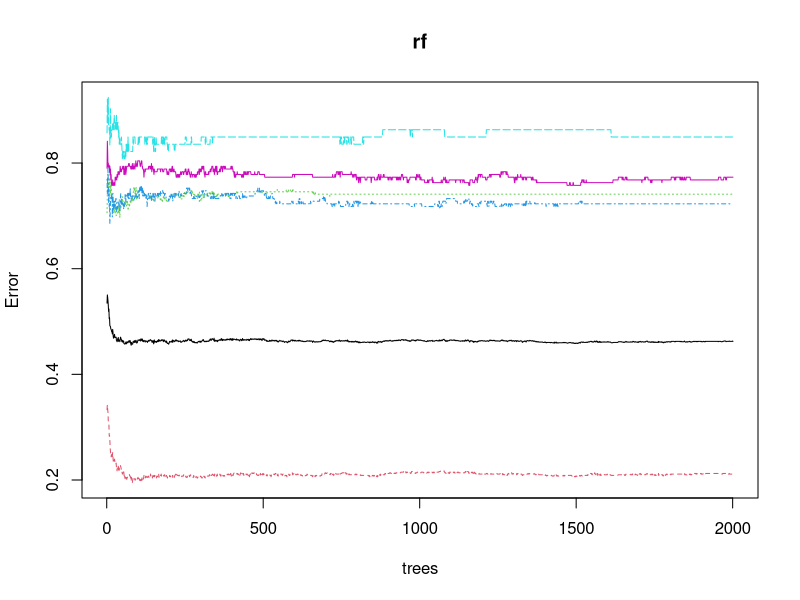
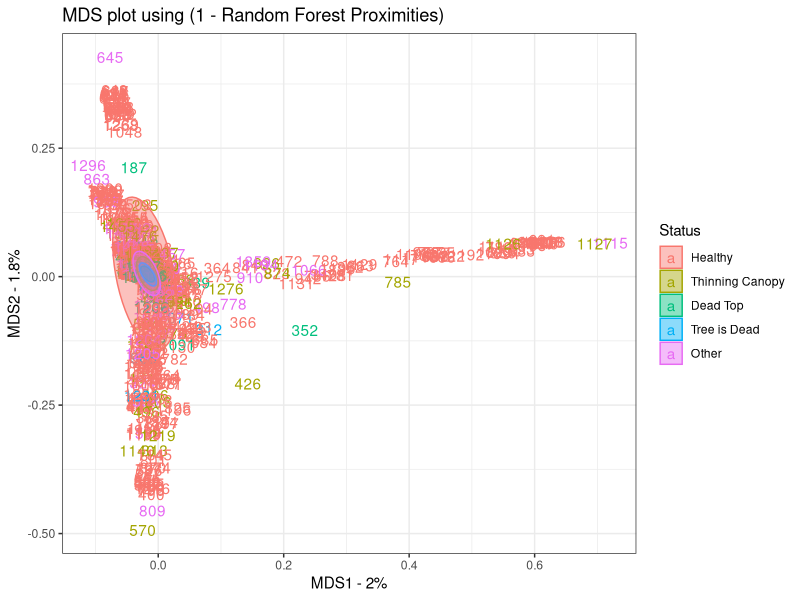
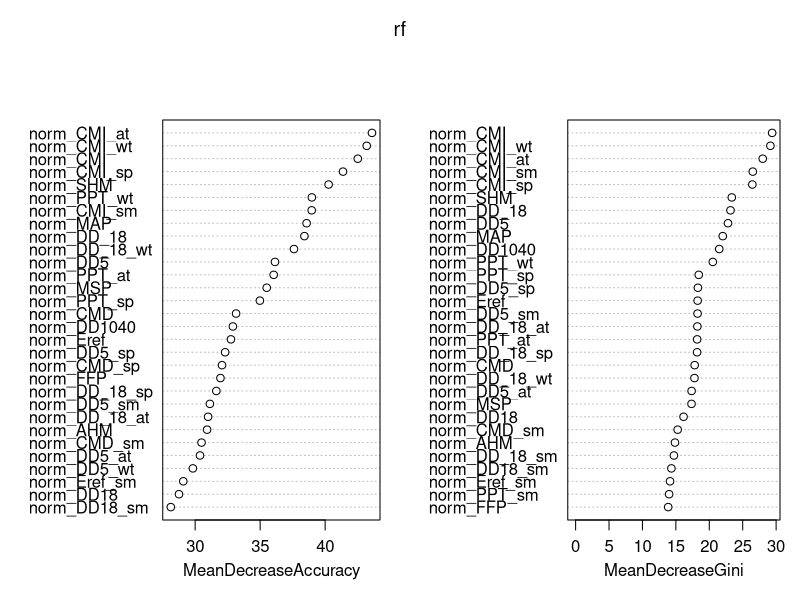
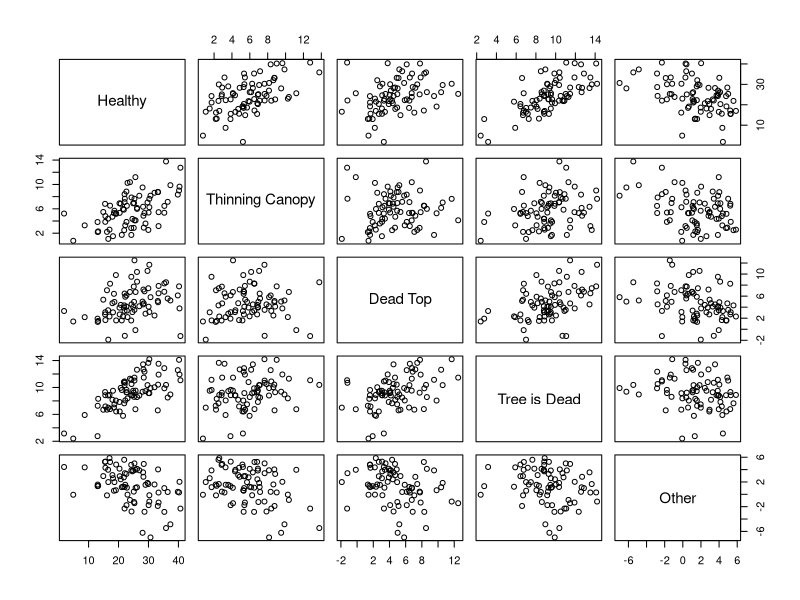

The R script that drew these images, in order:
## ---- chunk 1
knitr::opts_chunk$set(echo = FALSE)
knitr::opts_knit$set(root.dir = "/Users/redcedar/ServerFiles/redcedar/") 
## ---- chunk 2
library(tidyverse)
library(randomForest)
library(caret)
library(rpart)
library(knitr)
## ---- chunk 3
data <- read.csv("./data/observations-223649.csv")
#data.filtered <- data %>% select(c("id","field.tree.canopy.symptoms")) - remove all data except response variable of interest
## ---- chunk 4
normals <- read.csv("./data/gps1500_Normal_1991_2020MSY.csv",na.string ="-9999")
colnames(normals) <- str_c("norm_",colnames(normals)) #change column names - not to be confused with decadal data
normals <- rename(normals, id = norm_ID2) #rename column 'ID2' (changed for ClimateNA tool) back to 'id'
## ---- chunk 5
lastdecade <- read.csv("./data/gps1500_Decade_2011_2020MSY.csv",na.string ="-9999")
lastdecade <- rename(lastdecade, id = ID2) #rename column 'ID2' (changed for ClimateNA tool) back to 'id'
## ---- chunk 6
#combo.normals <- left_join(data,normals,by="id")  %>% left_join(.,topo,by="id") %>% left_join(.,pnwsoils,by="id")
#combo.decade <- left_join(data,lastdecade,by="id")  %>% left_join(.,topo,by="id") %>% left_join(.,pnwsoils,by="id") 
combo <- left_join(data,lastdecade,by="id") %>% left_join(.,normals,by="id") 
## ---- chunk 7
combo$field.tree.canopy.symptoms[combo$field.tree.canopy.symptoms=="Multiple Symptoms"] <-"Multiple Symptoms (please list in Notes)"
combo$field.tree.canopy.symptoms[combo$field.tree.canopy.symptoms=="multiple symptoms"] <-"Multiple Symptoms (please list in Notes)"
combo$field.tree.canopy.symptoms[combo$field.tree.canopy.symptoms=="thinning foliage"] <-"Thinning Canopy"
combo$field.tree.canopy.symptoms[combo$field.tree.canopy.symptoms=="healthy"] <-"Healthy"
combo$field.tree.canopy.symptoms[combo$field.tree.canopy.symptoms=="dead top"] <-"Old Dead Top (needles already gone)"
combo <- combo %>% droplevels()
combo$field.tree.canopy.symptoms <- as.factor(combo$field.tree.canopy.symptoms)
#levels(combo$field.tree.canopy.symptoms)
## ---- chunk 8
combo %>% group_by(field.tree.canopy.symptoms) %>% count()
## ---- chunk 9
combo.filtered <- combo %>% select(-c("field.optional...site.type",
                                      "field.optional...site.hydrology",
                                      "field.optional...site.location.description",
                                      "field.optional...site.area.disturbance.level",
                                      "field.optional...tree.size",
  "field.optional...slope.position",
  "field.optional...did.the.tree.have.heat.damage"
,"field.percent.canopy.affected...."
,"field.number.of.additional.unhealthy.trees..of.same.species..in.area..within.sight."
,"field.percent.of.trees..of.same.species..within.sight.that.are.unhealthy"
,"field.optional...access.to.water"
,"id"  
,"observed_on_string"                                                                     
,"observed_on"                                                                            
,"time_observed_at"                                                                       
,"time_zone"                                                                              
,"user_id"                                                                                
,"user_login"                                                                             
,"created_at"                                                                             
,"updated_at"
,"quality_grade"                                                                          
,"license"                                                                                
,"url"                                                                                    
,"image_url"                                                                              
,"sound_url"                                                                              
,"tag_list"                                                                               
,"description"                                                                            
,"num_identification_agreements"                                                          
,"num_identification_disagreements"                                                       
,"captive_cultivated"                                                                     
,"oauth_application_id"                                                                   
,"place_guess"                                                                            
,"latitude"                                                                               
,"longitude"                                                                              
,"positional_accuracy"                                                                    
,"private_place_guess"                                                                    
,"private_latitude"                                                                       
,"private_longitude"                                                                      
,"public_positional_accuracy"                                                             
,"geoprivacy"                                                                             
,"taxon_geoprivacy"                                                                       
,"coordinates_obscured"                                                                   
,"positioning_method"                                                                     
,"positioning_device"                                                                     
,"place_town_name"                                                                        
,"place_county_name"                                                                      
,"place_state_name"                                                                       
,"place_country_name"                                                                     
,"place_admin1_name"                                                                      
,"place_admin2_name"                                                                      
,"species_guess"                                                                          
,"scientific_name"
,"common_name"                                                                            
,"iconic_taxon_name"                                                                      
,"taxon_id"          
,"field.other.factors...are.there.signs.or.symptoms.of.insect..diseases..or.other.damage."
,"field.optional...what..other.factors..were.observed." 
, "field.optional...were.there.any.other.unhealthy.plant.species.on.the.site."             
 ,"field.optional...timing.of.symptoms.estimate"                                           
, "field.optional...estimated.time.spent.to.make.this.observation....of.minutes."          
, "field.optional...can.we.follow.up.with.you."
,"field.notes"
))
# combo.filtered <- combo.filtered[c(45,50:59,68:332,337:341,355:394,396:503,510:774)] 
## ---- chunk 10
combo.filtered <- combo.filtered %>% select(-c(
"X" 
,"Latitude"                                    
,"Longitude"
,"norm_X"                                                                                   
,"norm_Latitude"                                                                            
,"norm_Longitude"                                                                           
,"norm_Elevation"))
## ---- chunk 11
#nearZeroVar(combo.filtered)
combo.filtered.nearzerovar <- combo.filtered[,-nearZeroVar(combo.filtered)]
#write.csv(combo.decade.filtered,file="./data/troubleshoot.csv")
## ---- chunk 12
combo.filtered.nearzerovar <-as.data.frame(unclass(combo.filtered.nearzerovar),stringsAsFactors=TRUE) #change all chars to factors
## ---- chunk 13
level_key <- c("Healthy" = "Healthy", "Thinning Canopy" = "Thinning Canopy", "New Dead Top (red or brown needles still attached)" = "Dead Top", "Old Dead Top (needles already gone)" = "Dead Top", "Tree is dead" = "Tree is Dead", "Multiple Symptoms (please list in Notes)" = "Other", "Extra Cone Crop" = "Other", "Browning Canopy" = "Other","Branch Dieback or 'Flagging'" = "Other", "Other (please describe in Notes)" = "Other", "Yellowing Canopy" = "Other")

reclassified <- combo.filtered.nearzerovar
reclassified$field.tree.canopy.symptoms <- recode_factor(reclassified$field.tree.canopy.symptoms, !!!level_key)
#levels(reclassified$field.tree.canopy.symptoms)
reclassified <- reclassified %>% filter(field.tree.canopy.symptoms!="Candelabra top or very old spike top (old growth)") %>% droplevels()
reclassified$field.tree.canopy.symptoms <- as.factor(reclassified$field.tree.canopy.symptoms)
## ---- chunk 14
reclassified %>% group_by(field.tree.canopy.symptoms) %>% count()
## ---- chunk 15
reclassified <- na.omit(reclassified)
## ---- chunk 16
reclassified %>% group_by(field.tree.canopy.symptoms) %>% count()
## ---- chunk 17
monthless.reclassified <- reclassified[-c(9:155,232:378)]
## ---- chunk 18
normal.monthless.reclassified <- reclassified[-c(9:378)]
## ---- chunk 19
set.seed(71)
rf <- randomForest(field.tree.canopy.symptoms ~ ., data=normal.monthless.reclassified, ntree=2001, importance=TRUE, na.action=na.omit, proximity=TRUE)
## ---- chunk 20
rf
## ---- chunk 21
plot(rf)
## ---- chunk 22
#Below code copied from: https://github.com/StatQuest/random_forest_demo/blob/master/random_forest_demo.R as described here: https://www.youtube.com/watch?v=6EXPYzbfLCE

## Start by converting the proximity matrix into a distance matrix. 

distance.matrix <- as.dist(1-rf$proximity)

mds.stuff <- cmdscale(distance.matrix, eig=TRUE, x.ret=TRUE)

## calculate the percentage of variation that each MDS axis accounts for...
mds.var.per <- round(mds.stuff$eig/sum(mds.stuff$eig)*100, 1)

## now make a fancy looking plot that shows the MDS axes and the variation:
mds.values <- mds.stuff$points
mds.data <- data.frame(Sample=rownames(mds.values),
  X=mds.values[,1],
  Y=mds.values[,2],
  Status=reclassified$field.tree.canopy.symptoms)

ggplot(data=mds.data, aes(x=X, y=Y, label=Sample)) + 
  geom_text(aes(color=Status)) +  
  stat_ellipse(geom="polygon",aes(fill=Status,color=Status),alpha=0.45) +
  theme_bw() + 
  scale_color_discrete() +
  scale_fill_discrete() +
  xlab(paste("MDS1 - ", mds.var.per[1], "%", sep="")) +
  ylab(paste("MDS2 - ", mds.var.per[2], "%", sep="")) +
  ggtitle("MDS plot using (1 - Random Forest Proximities)")

#By default, the stat_ellipse function draws a 95% confidence level for a multivariate t-distribution. You can modify this level with level argument.

#more info for ellipse https://r-charts.com/correlation/scatter-plot-ellipses-ggplot2/
## ---- chunk 23
varImpPlot(rf)
## ---- chunk 24
importance <- varImp(rf,scale=TRUE)
plot(importance)
